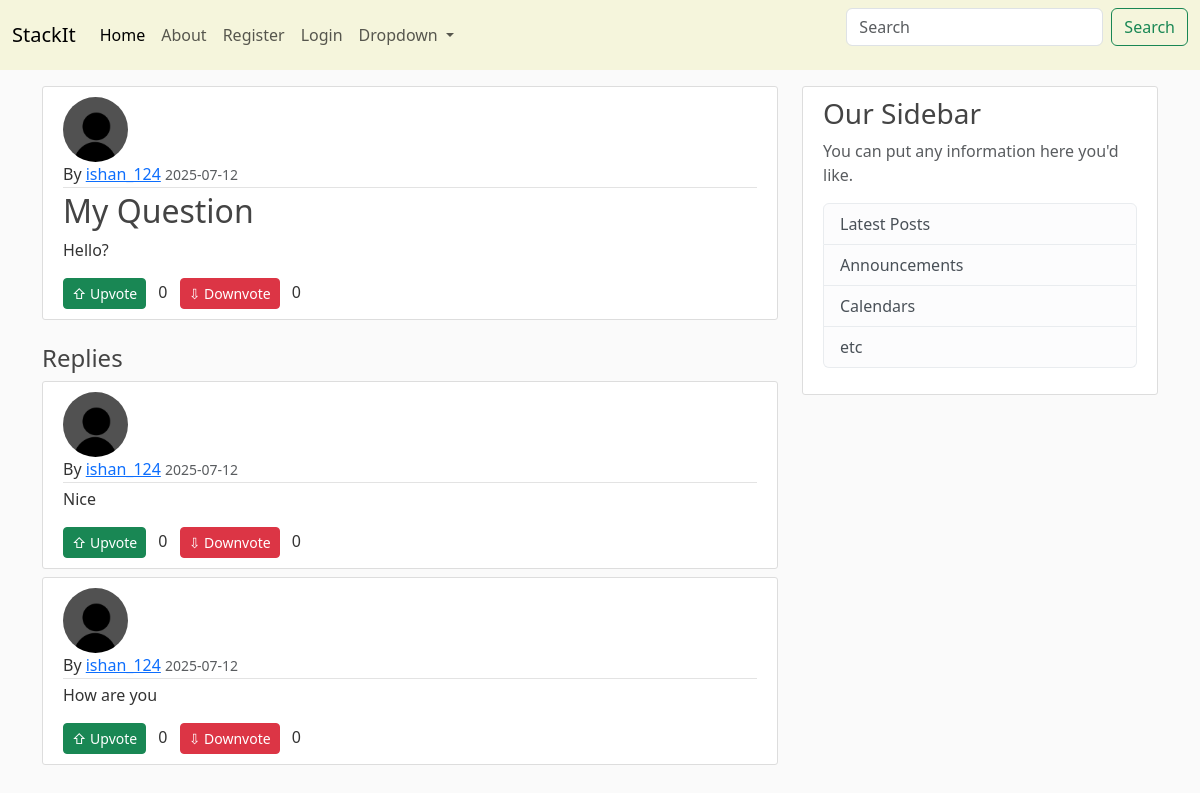
Screenshot of /post/3 with the database file from the repository.
### blog/models.py (models this page shows, shortened)
class user(db.Model,UserMixin):
    id=db.Column(db.Integer,primary_key=True)
    username=db.Column(db.String(20),unique=True,nullable=False)
    email=db.Column(db.String(120),unique=True,nullable=False)
    image=db.Column(db.String(20),nullable=False, default='default.jpg')
    password=db.Column(db.String(60),nullable=False)
    posts=db.relationship('post',backref='author',lazy=True)

class post(db.Model):
    id=db.Column(db.Integer,primary_key=True)
    title=db.Column(db.String(100),nullable=False)
    date_posted=db.Column(db.DateTime,nullable=False,default=datetime.datetime.utcnow)
    content=db.Column(db.Text,nullable=False)
    user_id=db.Column(db.Integer,db.ForeignKey('user.id'),nullable=False)
    upvotes = db.Column(db.Integer, default=0)
    downvotes = db.Column(db.Integer, default=0)

class Reply(db.Model):
    id = db.Column(db.Integer, primary_key=True)
    content = db.Column(db.Text, nullable=False)
    date_posted = db.Column(db.DateTime, nullable=False, default=datetime.datetime.utcnow)
    user_id = db.Column(db.Integer, db.ForeignKey('user.id'), nullable=False)
    post_id = db.Column(db.Integer, db.ForeignKey('post.id'), nullable=False)
    upvotes = db.Column(db.Integer, default=0)
    downvotes = db.Column(db.Integer, default=0)
    user = db.relationship('user', backref='replies', lazy=True)
    post = db.relationship('post', backref='replies', lazy=True)

### blog/routes.py (the view)
@app.route('/post/<int:post_id>')
def post_show(post_id):
    pst=post.query.get_or_404(post_id)
    return render_template('post.html',title=pst.title,post=pst)

### blog/templates/post.html (shortened to what this page needs)
{% extends "layout.html" %}
{% block content %}
    <article class="media content-section">
        <img src="{{ url_for('static', filename='profile_pics/'+post.author.image) }}" alt="" class="rounded-circle article-img">
        <div class="media-body">
        <div class="article-metadata">
            By <a class="mr-2" href="#">{{ post.author.username }}</a>
            <small class="text-muted">{{ post.date_posted.strftime('%Y-%m-%d') }}</small>
        </div>
        <h2 class="article-title">{{ post.title }}</h2>
        <p class="article-content">{{ post.content }}</p>
        <div class="vote-section mt-2">
            <form action="{{ url_for('upvote_post', post_id=post.id) }}" method="post" style="display:inline;">
                <button type="submit" class="btn btn-success btn-sm">&#8679; Upvote</button>
            </form>
            <span class="mx-2">{{ post.upvotes or 0 }}</span>
            <form action="{{ url_for('downvote_post', post_id=post.id) }}" method="post" style="display:inline;">
                <button type="submit" class="btn btn-danger btn-sm">&#8681; Downvote</button>
            </form>
            <span class="mx-2">{{ post.downvotes or 0 }}</span>
        </div>
        </div>
    </article>
    <h4 class="mt-4">Replies</h4>
    {% for reply in post.replies %}
        <div class="media content-section mb-2">
            <img src="{{ url_for('static', filename='profile_pics/'+reply.user.image) }}" alt="" class="rounded-circle article-img">
            <div class="media-body">
                <div class="article-metadata">
                    By <a class="mr-2" href="{{ url_for('user_posts',username=reply.user.username) }}">{{ reply.user.username }}</a>
                    <small class="text-muted">{{ reply.date_posted.strftime('%Y-%m-%d') }}</small>
                </div>
                <p class="article-content">{{ reply.content }}</p>
                <div class="vote-section mt-2">
                    <form action="{{ url_for('upvote_reply', reply_id=reply.id) }}" method="post" style="display:inline;">
                        <button type="submit" class="btn btn-success btn-sm">&#8679; Upvote</button>
                    </form>
                    <span class="mx-2">{{ reply.upvotes or 0 }}</span>
                    <form action="{{ url_for('downvote_reply', reply_id=reply.id) }}" method="post" style="display:inline;">
                        <button type="submit" class="btn btn-danger btn-sm">&#8681; Downvote</button>
                    </form>
                    <span class="mx-2">{{ reply.downvotes or 0 }}</span>
                </div>
            </div>
        </div>
    {% else %}
        <p class="text-muted">No replies yet.</p>
    {% endfor %}
{% endblock content %}

### blog/static/main.css (style rules this page uses)
body { background: #fafafa; color: #333333; }
h1, h2, h3, h4, h5, h6 { color: #444444; }
.content-section { background: #ffffff; padding: 10px 20px; border: 1px solid #dddddd; border-radius: 3px; margin-bottom: 20px; }
.article-title { color: #444444; }
.article-content { white-space: pre-line; }
.article-img { height: 65px; width: 65px; margin-right: 16px; }
.article-metadata { padding-bottom: 1px; margin-bottom: 4px; border-bottom: 1px solid #e3e3e3 }

### rows the page displays
user: image (placeholder picture), author.username "ishan_124"
post: date_posted "2025-07-12", title "My Question", content "Hello?", upvotes "0", downvotes "0"
Reply: image (placeholder picture), user.username "ishan_124", date_posted "2025-07-12", content "Nice", upvotes "0", downvotes "0"
Reply: image (placeholder picture), user.username "ishan_124", date_posted "2025-07-12", content "How are you", upvotes "0", downvotes "0"
